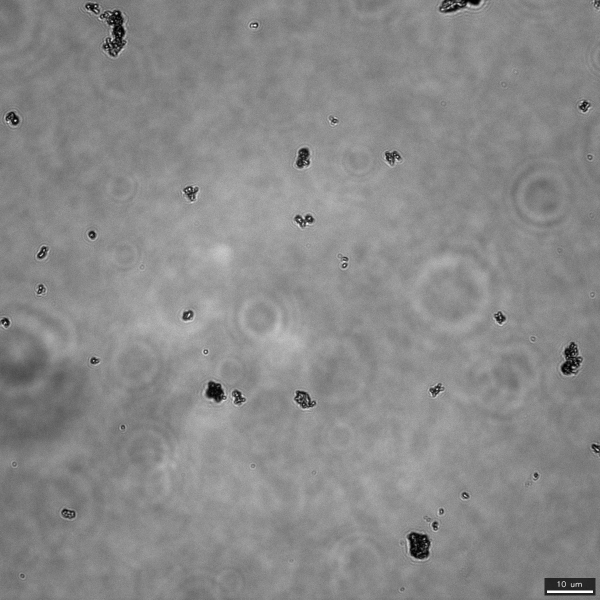
#> input picture 01_gray_8bit.png, 1200 x 1200 px (shown at 1/2 size)
$ python -i dev-0104.py   (imports and definitions only)
#> lines starting #> are read from the running program, lines starting #| are printed output that depends on the picture; after the words box and inside, x2 and y2 are one past the last pixel; in counts of white or black regions, pixels touching at a corner belong together
#> further down, picture is the input picture: shape (1200, 1200); min 0, max 255, mean 137.4
import os
import cv2
import numpy as np
import sys
import csv
import textwrap


import atexit
import re
from datetime import datetime
from pathlib import Path
import xml.etree.ElementTree as ET
from typing import Optional, Tuple, Any, cast

from tqdm import tqdm
import pandas as pd
from scipy import stats as scipy_stats

# --- NEW IMPORT FOR REGISTRATION ---
from skimage.registration import phase_cross_correlation

import matplotlib

# [1 line not run here, left out]
import matplotlib.pyplot as plt
import seaborn as sns

from openpyxl.chart import ScatterChart, Reference
from openpyxl.chart.marker import Marker
from openpyxl.chart.series_factory import SeriesFactory

from openpyxl import load_workbook
from openpyxl.drawing.image import Image as XLImage


# ==================================================
# Logging: tee stdout/stderr to a file
class Tee:
    def __init__(self, *streams):
        self.streams = streams

    # [4 lines left out: function write, not called in this run]

    def flush(self) -> None:
        for s in self.streams:
            s.flush()

def get_project_root() -> Path:
    """Get project root (works as script and as .exe)"""
    if getattr(sys, 'frozen', False):
        # Running as compiled executable
        return Path(sys.executable).resolve().parent
    else:
        # Running as script
        return Path(__file__).resolve().parent

_project_root = get_project_root()
_logs_dir = _project_root / "logs"
# [1 line not run here, left out]
_timestamp = datetime.now().strftime("%Y%m%d_%H%M%S")
_script_name = Path(sys.argv[0]).stem
_log_path = _logs_dir / f"run_{_timestamp}_{_script_name}.txt"
# [1 line not run here, left out]

# [1 line that did not run here, left out]
# [1 line that did not run here, left out]
# [3 lines not run here, left out]


# [6 lines left out: function _close_log_file, not called in this run]

# ==================================================
# Configuration
# ==================================================
SOURCE_DIR = Path("./source")
CONTROL_DIR = SOURCE_DIR / "Control group"

# Segment only brightfield channel
IMAGE_GLOB = "*_ch00.tif"

# OUTPUT_DIR will be set dynamically in main()
OUTPUT_DIR: Optional[Path] = None


# Scale bar parameters
SCALE_BAR_LENGTH_UM = 10
SCALE_BAR_HEIGHT = 4
SCALE_BAR_MARGIN = 15
SCALE_BAR_COLOR = (255, 255, 255)
SCALE_BAR_BG_COLOR = (0, 0, 0)
SCALE_BAR_TEXT_COLOR = (255, 255, 255)
SCALE_BAR_FONT_SCALE = 0.5
SCALE_BAR_FONT_THICKNESS = 1

# --- Segmentation ---
GAUSSIAN_SIGMA = 15
MORPH_KERNEL_SIZE = 3
MORPH_ITERATIONS = 1
DILATE_ITERATIONS = 1
ERODE_ITERATIONS = 1

# Filtering (in micrometers)
MIN_AREA_UM2 = 3.0
MAX_AREA_UM2 = 2000.0
MIN_CIRCULARITY = 0.0
MAX_FRACTION_OF_IMAGE_AREA = 0.25

# --- Fluorescence segmentation (S2) ---
FLUOR_GAUSSIAN_SIGMA = 1.5
FLUOR_MORPH_KERNEL_SIZE = 3
FLUOR_MIN_AREA_UM2 = 3.0
FLUOR_MATCH_MIN_INTERSECTION_PX = 5.0

# Debug options
CLEAR_OUTPUT_DIR_EACH_RUN = True
SEPARATE_OUTPUT_BY_GROUP = True
FALLBACK_UM_PER_PX: Optional[float] = 0.109492


# ==================================================
# Helpers
# =====================

# [93 lines left out: functions logged_input, clear_output_dir, add_scale_bar, not called in this run]


def ensure_dir(p: Path) -> None:
    p.mkdir(parents=True, exist_ok=True)


# [197 lines left out: functions save_debug, list_sample_group_folders, prompt_user_select_group, prompt_user_select_single_group_only, get_run_mode, get_percentile_option and 3 more, not called in this run]


def _parse_float(s: str) -> float:
    return float(s.strip().replace(",", "."))


# [99 lines left out: functions get_pixel_size_um, contour_perimeter_um, not called in this run]


def equivalent_diameter_from_area(area: float) -> float:
    return float(2.0 * np.sqrt(area / np.pi)) if area > 0 else 0.0


# [130 lines left out: functions normalize_to_8bit, _put_text_outline, draw_object_ids, _ids_name, save_debug_ids, align_fluorescence_channel, not called in this run]


# ==================================================
# Fluorescence segmentation + matching (many-to-one allowed)
# ==================================================
def segment_fluorescence_global(fluor_img8: np.ndarray) -> np.ndarray:
    """Segment fluorescence objects globally. Returns binary mask uint8 (0/255)."""
    blur = cv2.GaussianBlur(
        fluor_img8, (0, 0), sigmaX=FLUOR_GAUSSIAN_SIGMA, sigmaY=FLUOR_GAUSSIAN_SIGMA
    )

    # Calculate Otsu's threshold
    otsu_threshold = cv2.threshold(blur, 0, 255, cv2.THRESH_BINARY + cv2.THRESH_OTSU)[0]
#> otsu_threshold = 137

    # Lower threshold for faint signals
    THRESHOLD_MULTIPLIER = 0.5
    adjusted_threshold = otsu_threshold * THRESHOLD_MULTIPLIER
#> adjusted_threshold = 68.5

    print(f"  Fluorescence threshold: Otsu={otsu_threshold:.1f}, Adjusted={adjusted_threshold:.1f}")
#|   Fluorescence threshold: Otsu=137.0, Adjusted=68.5

    _, bw = cv2.threshold(blur, adjusted_threshold, 255, cv2.THRESH_BINARY)
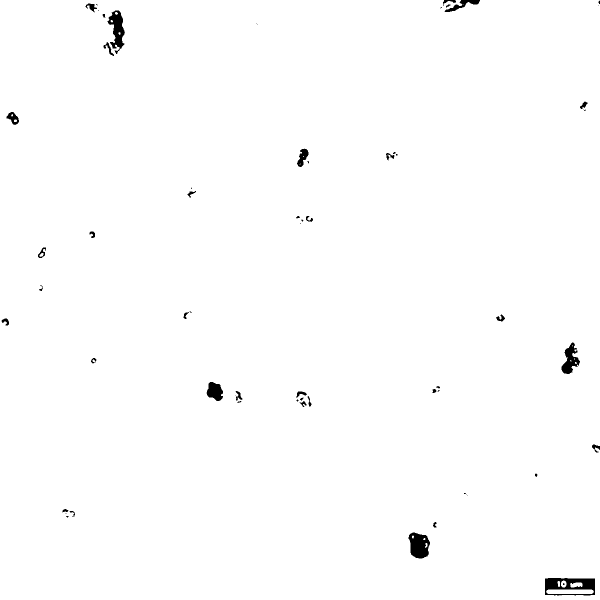
#> bw: shape (1200, 1200) (shown at 1/2 size); 99.2% white; 61 black regions (24 under 20 px), largest, box (x1, y1, x2, y2) and area: (1090, 1156, 1190, 1191) 2156, (817, 1065, 860, 1117) 1640, (215, 21, 250, 108) 1515

    k = np.ones((FLUOR_MORPH_KERNEL_SIZE, FLUOR_MORPH_KERNEL_SIZE), np.uint8)
    bw = cv2.morphologyEx(bw, cv2.MORPH_OPEN, k, iterations=1)
#> bw: shape (1200, 1200); 99.2% white; 56 black regions (19 under 20 px), largest, box (x1, y1, x2, y2) and area: (1090, 1156, 1190, 1191) 2165, (817, 1065, 860, 1117) 1658, (215, 21, 250, 108) 1534
    bw = cv2.morphologyEx(bw, cv2.MORPH_CLOSE, k, iterations=1)
#> bw: shape (1200, 1200); 99.3% white; 52 black regions (15 under 20 px), largest, box (x1, y1, x2, y2) and area: (1090, 1156, 1190, 1190) 1942, (817, 1065, 860, 1117) 1656, (216, 21, 249, 97) 1477
    return bw


# [157 lines left out: functions contour_intersection_area_px, match_fluor_to_bf_by_overlap, measure_fluorescence_intensity_with_global_area, visualize_fluorescence_measurements, segment_particles_brightfield, not called in this run]


# ==================================================
# Group comparison plot (SD + jitter), with optional restriction to specific masters
# ==================================================
def _display_group_name(name: str) -> str:
    return "Control" if name == "Control group" else name


# [1607 lines left out: functions _group_order_key, generate_error_bar_comparison, generate_pairwise_group_vs_control_plots, embed_comparison_plots_into_all_excels, consolidate_to_excel, process_image and 4 more, not called in this run]


# [2 lines not run here, left out]

>>> import cv2
>>> picture = cv2.imread('01_gray_8bit.png', cv2.IMREAD_GRAYSCALE)
>>> result = segment_fluorescence_global(picture)
